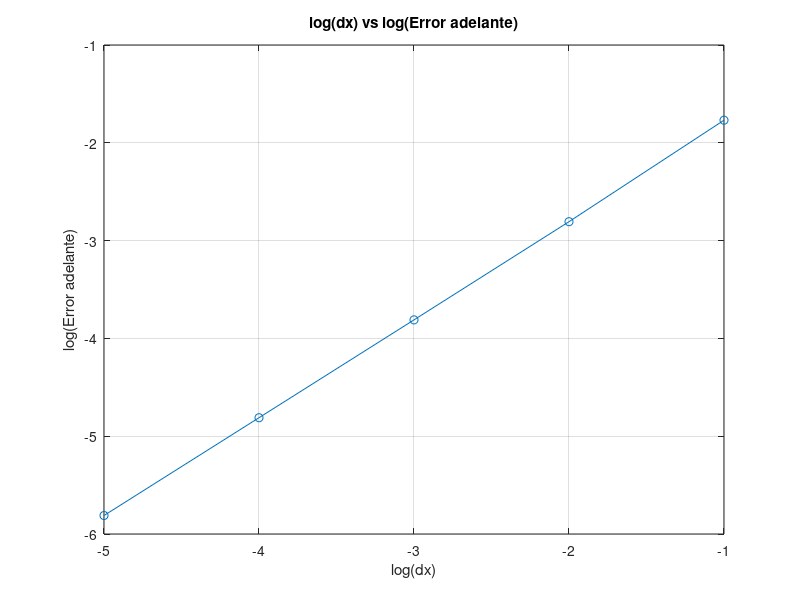

This figure's MATLAB source:
% Definir la función y su derivada exacta
f = @(x) sin(x);
df_exacta = @(x) cos(x);

% Punto donde se evaluará la derivada
x0 = pi/10;

% Diferencias de x (dx) que se van a usar
dx_values = [0.00001, 0.0001, 0.001, 0.01, 0.1];

% Inicialización de las variables para almacenar los resultados
deriv_adelante = zeros(size(dx_values));
error_adelante = zeros(size(dx_values));
log_dx = log10(dx_values);
log_error_adelante = zeros(size(dx_values));

% Cálculo de la derivada numérica hacia adelante y el error asociado
for i = 1:length(dx_values)
    dx = dx_values(i);
    deriv_adelante(i) = (f(x0 + dx) - f(x0)) / dx;
    error_adelante(i) = abs(deriv_adelante(i) - df_exacta(x0));
    log_error_adelante(i) = log10(error_adelante(i));
end

% Mostrar los resultados en forma de tabla
tabla = [dx_values' deriv_adelante' df_exacta(x0)*ones(size(dx_values')) error_adelante' log_dx' log_error_adelante'];
disp('  dx         deriv1 Adelant   Deriv Exacta   Error adelante   log(dx)   log(ErrorAdelante)');
disp(tabla);

% Calcular la pendiente en la gráfica log-log
pendiente = diff(log_error_adelante) ./ diff(log_dx);
disp('Pendientes:');
disp(pendiente);

% Graficar log(dx) vs log(Error adelante)
figure;
plot(log_dx, log_error_adelante, '-o');
xlabel('log(dx)');
ylabel('log(Error adelante)');
title('log(dx) vs log(Error adelante)');
grid on;
